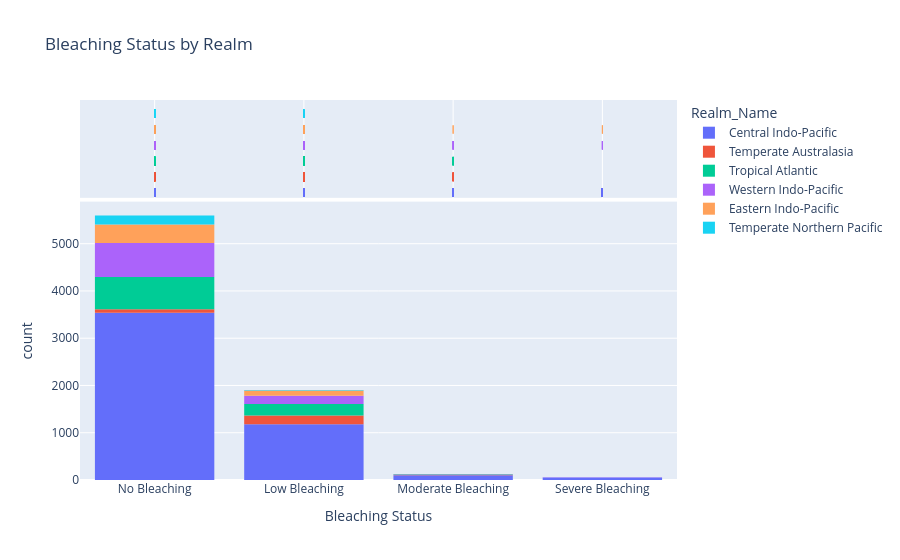

The cell this chart's notebook holds for it:
### Code cell
# OBJECTIVE 1
# compare bleaching_status by Realm_Name using histogram density plot / bar graph

df_realm=df[["Realm_Name", "Bleaching_Status"]]
fig = px.histogram(
    df_realm,
    x="Bleaching_Status",
    color="Realm_Name",
    marginal="rug",
    title="Bleaching Status by Realm",
    labels={"Bleaching_Status": "Bleaching Status"},
)

fig.show()

### Figure 1 — Plotly figure (JSON) as saved in the notebook; plotly's stock layout.template omitted (floating-point values rounded to 4 significant figures; data arrays with more than 128 entries replaced by an {"elided": "..."} marker saying what was removed)
{"data": [{"alignmentgroup": "True", "bingroup": "x", "hovertemplate": "Realm_Name=Central Indo-Pacific<br>Bleaching Status=%{x}<br>count=%{y}<extra></extra>", "legendgroup": "Central Indo-Pacific", "marker": {"color": "#636efa", "pattern": {"shape": ""}}, "name": "Central Indo-Pacific", "offsetgroup": "Central Indo-Pacific", "orientation": "v", "showlegend": true, "type": "histogram", "x": {"elided": "4874 str values"}, "xaxis": "x", "yaxis": "y"}, {"alignmentgroup": "True", "boxpoints": "all", "fillcolor": "rgba(255,255,255,0)", "hoveron": "points", "hovertemplate": "Realm_Name=Central Indo-Pacific<br>Bleaching Status=%{x}<extra></extra>", "jitter": 0, "legendgroup": "Central Indo-Pacific", "line": {"color": "rgba(255,255,255,0)"}, "marker": {"color": "#636efa", "symbol": "line-ns-open"}, "name": "Central Indo-Pacific", "offsetgroup": "Central Indo-Pacific", "showlegend": false, "type": "box", "x": {"elided": "4874 str values"}, "xaxis": "x2", "yaxis": "y2"}, {"alignmentgroup": "True", "bingroup": "x", "hovertemplate": "Realm_Name=Temperate Australasia<br>Bleaching Status=%{x}<br>count=%{y}<extra></extra>", "legendgroup": "Temperate Australasia", "marker": {"color": "#EF553B", "pattern": {"shape": ""}}, "name": "Temperate Australasia", "offsetgroup": "Temperate Australasia", "orientation": "v", "showlegend": true, "type": "histogram", "x": {"elided": "273 str values"}, "xaxis": "x", "yaxis": "y"}, {"alignmentgroup": "True", "boxpoints": "all", "fillcolor": "rgba(255,255,255,0)", "hoveron": "points", "hovertemplate": "Realm_Name=Temperate Australasia<br>Bleaching Status=%{x}<extra></extra>", "jitter": 0, "legendgroup": "Temperate Australasia", "line": {"color": "rgba(255,255,255,0)"}, "marker": {"color": "#EF553B", "symbol": "line-ns-open"}, "name": "Temperate Australasia", "offsetgroup": "Temperate Australasia", "showlegend": false, "type": "box", "x": {"elided": "273 str values"}, "xaxis": "x2", "yaxis": "y2"}, {"alignmentgroup": "True", "bingroup": "x", "hovertemplate": "Realm_Name=Tropical Atlantic<br>Bleaching Status=%{x}<br>count=%{y}<extra></extra>", "legendgroup": "Tropical Atlantic", "marker": {"color": "#00cc96", "pattern": {"shape": ""}}, "name": "Tropical Atlantic", "offsetgroup": "Tropical Atlantic", "orientation": "v", "showlegend": true, "type": "histogram", "x": {"elided": "930 str values"}, "xaxis": "x", "yaxis": "y"}, {"alignmentgroup": "True", "boxpoints": "all", "fillcolor": "rgba(255,255,255,0)", "hoveron": "points", "hovertemplate": "Realm_Name=Tropical Atlantic<br>Bleaching Status=%{x}<extra></extra>", "jitter": 0, "legendgroup": "Tropical Atlantic", "line": {"color": "rgba(255,255,255,0)"}, "marker": {"color": "#00cc96", "symbol": "line-ns-open"}, "name": "Tropical Atlantic", "offsetgroup": "Tropical Atlantic", "showlegend": false, "type": "box", "x": {"elided": "930 str values"}, "xaxis": "x2", "yaxis": "y2"}, {"alignmentgroup": "True", "bingroup": "x", "hovertemplate": "Realm_Name=Western Indo-Pacific<br>Bleaching Status=%{x}<br>count=%{y}<extra></extra>", "legendgroup": "Western Indo-Pacific", "marker": {"color": "#ab63fa", "pattern": {"shape": ""}}, "name": "Western Indo-Pacific", "offsetgroup": "Western Indo-Pacific", "orientation": "v", "showlegend": true, "type": "histogram", "x": {"elided": "907 str values"}, "xaxis": "x", "yaxis": "y"}, {"alignmentgroup": "True", "boxpoints": "all", "fillcolor": "rgba(255,255,255,0)", "hoveron": "points", "hovertemplate": "Realm_Name=Western Indo-Pacific<br>Bleaching Status=%{x}<extra></extra>", "jitter": 0, "legendgroup": "Western Indo-Pacific", "line": {"color": "rgba(255,255,255,0)"}, "marker": {"color": "#ab63fa", "symbol": "line-ns-open"}, "name": "Western Indo-Pacific", "offsetgroup": "Western Indo-Pacific", "showlegend": false, "type": "box", "x": {"elided": "907 str values"}, "xaxis": "x2", "yaxis": "y2"}, {"alignmentgroup": "True", "bingroup": "x", "hovertemplate": "Realm_Name=Eastern Indo-Pacific<br>Bleaching Status=%{x}<br>count=%{y}<extra></extra>", "legendgroup": "Eastern Indo-Pacific", "marker": {"color": "#FFA15A", "pattern": {"shape": ""}}, "name": "Eastern Indo-Pacific", "offsetgroup": "Eastern Indo-Pacific", "orientation": "v", "showlegend": true, "type": "histogram", "x": {"elided": "508 str values"}, "xaxis": "x", "yaxis": "y"}, {"alignmentgroup": "True", "boxpoints": "all", "fillcolor": "rgba(255,255,255,0)", "hoveron": "points", "hovertemplate": "Realm_Name=Eastern Indo-Pacific<br>Bleaching Status=%{x}<extra></extra>", "jitter": 0, "legendgroup": "Eastern Indo-Pacific", "line": {"color": "rgba(255,255,255,0)"}, "marker": {"color": "#FFA15A", "symbol": "line-ns-open"}, "name": "Eastern Indo-Pacific", "offsetgroup": "Eastern Indo-Pacific", "showlegend": false, "type": "box", "x": {"elided": "508 str values"}, "xaxis": "x2", "yaxis": "y2"}, {"alignmentgroup": "True", "bingroup": "x", "hovertemplate": "Realm_Name=Temperate Northern Pacific<br>Bleaching Status=%{x}<br>count=%{y}<extra></extra>", "legendgroup": "Temperate Northern Pacific", "marker": {"color": "#19d3f3", "pattern": {"shape": ""}}, "name": "Temperate Northern Pacific", "offsetgroup": "Temperate Northern Pacific", "orientation": "v", "showlegend": true, "type": "histogram", "x": {"elided": "198 str values"}, "xaxis": "x", "yaxis": "y"}, {"alignmentgroup": "True", "boxpoints": "all", "fillcolor": "rgba(255,255,255,0)", "hoveron": "points", "hovertemplate": "Realm_Name=Temperate Northern Pacific<br>Bleaching Status=%{x}<extra></extra>", "jitter": 0, "legendgroup": "Temperate Northern Pacific", "line": {"color": "rgba(255,255,255,0)"}, "marker": {"color": "#19d3f3", "symbol": "line-ns-open"}, "name": "Temperate Northern Pacific", "offsetgroup": "Temperate Northern Pacific", "showlegend": false, "type": "box", "x": {"elided": "198 str values"}, "xaxis": "x2", "yaxis": "y2"}], "layout": {"barmode": "relative", "legend": {"title": {"text": "Realm_Name"}, "tracegroupgap": 0}, "title": {"text": "Bleaching Status by Realm"}, "xaxis": {"anchor": "y", "domain": [0, 1], "title": {"text": "Bleaching Status"}}, "xaxis2": {"anchor": "y2", "domain": [0, 1], "matches": "x", "showgrid": true, "showticklabels": false}, "yaxis": {"anchor": "x", "domain": [0, 0.7326], "title": {"text": "count"}}, "yaxis2": {"anchor": "x2", "domain": [0.7426, 1], "matches": "y2", "showgrid": false, "showline": false, "showticklabels": false, "ticks": ""}}}
